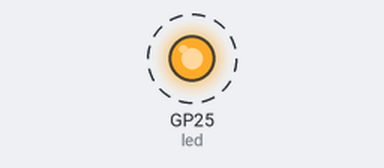
Bench run of a program on a simulated Raspberry Pi Pico running MicroPython. Shown: output pins drawn as LEDs (lit = HIGH). Dashed ring = blinking. Threads take turns every 2 ms; what the program prints to the serial console is not drawn. At 5.5 s the program stops and its outputs stay as they are.

Above: at 0.2 s.
Timing chart, 0 to 3.0 s (numbered marks = the images above):
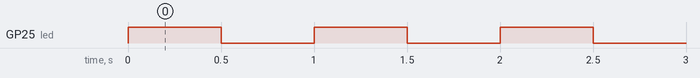

The program:

main.py
```python
#imports
from machine import Pin
import time
import _thread

#this code contains debug messages, such as this. All print statements are not needed, but notify the shell when parts of the code run
print("on...")

#important setup, dont change
global led

#sets the LED pin. Edit for your needs
ledPin = 25                              #led pin value, 25 on pi pico, edit for other boards

#more setup, do not edit
led = Pin(ledPin, Pin.OUT)
setupStatus = 0
lock = _thread.allocate_lock()

#function to run on second thread
print("starting thread...")
def thread2():
    global setupStatus     #setup, dont edit
    #start of example code, edit as needed
    print("thread started")
    time.sleep(5)
    #end of example code, refrain from editing
    #start of inter-thread communication
    lock.acquire()
    print("writing stop value")
    setupStatus = 1
    lock.release()
    print("end of thread")
    #end of code

#start the code on the thread
_thread.start_new_thread(thread2,())

#code to run while setup is happening, toggles LED, change if you have the need to
while setupStatus == 0:
    led.toggle()
    time.sleep(.5)

#led on for indicating setup code is done
led.value(1)

#main code here, edit as needed
print("main started")
```

Measured:
- by itself, GP25 (led): alternates HIGH for 0.50 s and LOW for 0.50 s, 11 changes in all, then stays HIGH
